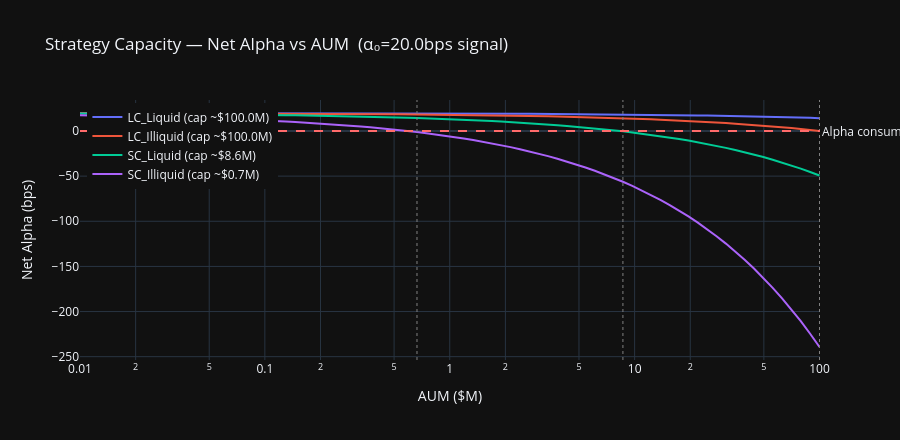

The code cell stored with this chart in its notebook:
### Code cell
# ── Capacity curve: max AUM before alpha is fully consumed ────────────────────
AUM_RANGE   = np.logspace(4, 8, 80)    # $10k to $100M

fig = go.Figure()

for name, p in UNIVERSE.items():
    net_alphas_by_aum = []
    for aum in AUM_RANGE:
        shares  = aum / p['price']
        pov     = shares / p['adv']
        net, _, _ = net_alpha(pov, p['adv'], p['vol'], ALPHA0_BPS, TAU_DAYS, SQRT_ETA)
        net_alphas_by_aum.append(net)

    net_arr = np.array(net_alphas_by_aum)

    # Capacity: where net alpha first crosses zero
    zero_cross = np.where(net_arr <= 0)[0]
    capacity   = AUM_RANGE[zero_cross[0]] if len(zero_cross) else AUM_RANGE[-1]

    fig.add_trace(go.Scatter(
        x=AUM_RANGE / 1e6, y=net_arr,
        mode='lines', name=f'{name} (cap ~${capacity/1e6:.1f}M)',
        line=dict(width=2)))

    if len(zero_cross):
        fig.add_shape(type='line', xref='x', yref='paper',
            x0=capacity/1e6, x1=capacity/1e6, y0=0, y1=1,
            line=dict(dash='dot', width=1, color='grey'))

fig.add_hline(y=0, line_color='#ff6b6b', line_dash='dash',
    annotation_text='Alpha consumed', annotation_position='right')

fig.update_layout(
    template='plotly_dark', height=440,
    title=f'Strategy Capacity — Net Alpha vs AUM  (α₀={ALPHA0_BPS}bps signal)',
    xaxis_title='AUM ($M)',
    yaxis_title='Net Alpha (bps)',
    xaxis_type='log',
    legend=dict(x=0.01, y=0.99)
)
fig.show()

print('Strategy capacity (net alpha → 0):')
for name, p in UNIVERSE.items():
    net_arr = []
    for aum in AUM_RANGE:
        shares = aum / p['price']
        pov    = shares / p['adv']
        n, _, _ = net_alpha(pov, p['adv'], p['vol'], ALPHA0_BPS, TAU_DAYS, SQRT_ETA)
        net_arr.append(n)
    zc = np.where(np.array(net_arr) <= 0)[0]
    cap = AUM_RANGE[zc[0]] if len(zc) else AUM_RANGE[-1]
    print(f'  {name:<14}: ${cap/1e6:.2f}M')
